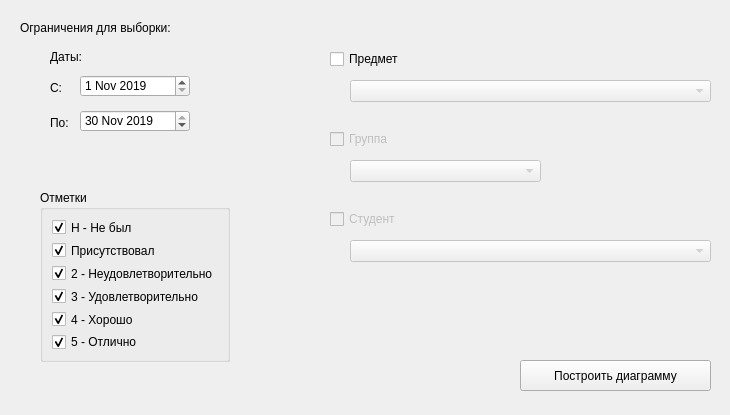
<?xml version="1.0" encoding="UTF-8"?>
<ui version="4.0">
 <class>StatisticsSettings</class>
 <widget class="QMainWindow" name="StatisticsSettings">
  <property name="geometry">
   <rect>
    <x>0</x>
    <y>0</y>
    <width>730</width>
    <height>415</height>
   </rect>
  </property>
  <property name="minimumSize">
   <size>
    <width>730</width>
    <height>415</height>
   </size>
  </property>
  <property name="maximumSize">
   <size>
    <width>730</width>
    <height>415</height>
   </size>
  </property>
  <property name="windowTitle">
   <string>Настройки построения диаграммы по оценкам</string>
  </property>
  <widget class="QWidget" name="centralwidget">
   <widget class="QLabel" name="label">
    <property name="geometry">
     <rect>
      <x>20</x>
      <y>20</y>
      <width>181</width>
      <height>16</height>
     </rect>
    </property>
    <property name="text">
     <string>Ограничения для выборки:</string>
    </property>
   </widget>
   <widget class="QLabel" name="label_3">
    <property name="geometry">
     <rect>
      <x>50</x>
      <y>80</y>
      <width>21</width>
      <height>16</height>
     </rect>
    </property>
    <property name="text">
     <string>С: </string>
    </property>
   </widget>
   <widget class="QComboBox" name="SubjectNameComboBox">
    <property name="enabled">
     <bool>false</bool>
    </property>
    <property name="geometry">
     <rect>
      <x>350</x>
      <y>80</y>
      <width>361</width>
      <height>22</height>
     </rect>
    </property>
   </widget>
   <widget class="QComboBox" name="GroupNameComboBox">
    <property name="enabled">
     <bool>false</bool>
    </property>
    <property name="geometry">
     <rect>
      <x>350</x>
      <y>160</y>
      <width>191</width>
      <height>22</height>
     </rect>
    </property>
   </widget>
   <widget class="QDateEdit" name="FromDateEdit">
    <property name="enabled">
     <bool>true</bool>
    </property>
    <property name="geometry">
     <rect>
      <x>80</x>
      <y>75</y>
      <width>110</width>
      <height>22</height>
     </rect>
    </property>
    <property name="dateTime">
     <datetime>
      <hour>0</hour>
      <minute>0</minute>
      <second>0</second>
      <year>2019</year>
      <month>11</month>
      <day>1</day>
     </datetime>
    </property>
   </widget>
   <widget class="QLabel" name="label_4">
    <property name="geometry">
     <rect>
      <x>50</x>
      <y>115</y>
      <width>31</width>
      <height>16</height>
     </rect>
    </property>
    <property name="text">
     <string>По: </string>
    </property>
   </widget>
   <widget class="QDateEdit" name="ToDateEdit">
    <property name="enabled">
     <bool>true</bool>
    </property>
    <property name="geometry">
     <rect>
      <x>80</x>
      <y>110</y>
      <width>110</width>
      <height>22</height>
     </rect>
    </property>
    <property name="dateTime">
     <datetime>
      <hour>0</hour>
      <minute>0</minute>
      <second>0</second>
      <year>2019</year>
      <month>11</month>
      <day>30</day>
     </datetime>
    </property>
   </widget>
   <widget class="QCheckBox" name="SubjectCheckBox">
    <property name="geometry">
     <rect>
      <x>330</x>
      <y>50</y>
      <width>76</width>
      <height>18</height>
     </rect>
    </property>
    <property name="text">
     <string>Предмет</string>
    </property>
   </widget>
   <widget class="QCheckBox" name="GroupCheckBox">
    <property name="enabled">
     <bool>false</bool>
    </property>
    <property name="geometry">
     <rect>
      <x>330</x>
      <y>130</y>
      <width>76</width>
      <height>18</height>
     </rect>
    </property>
    <property name="text">
     <string>Группа</string>
    </property>
   </widget>
   <widget class="QCheckBox" name="StudentCheckBox">
    <property name="enabled">
     <bool>false</bool>
    </property>
    <property name="geometry">
     <rect>
      <x>330</x>
      <y>210</y>
      <width>76</width>
      <height>18</height>
     </rect>
    </property>
    <property name="text">
     <string>Студент</string>
    </property>
   </widget>
   <widget class="QComboBox" name="StudentNameComboBox">
    <property name="enabled">
     <bool>false</bool>
    </property>
    <property name="geometry">
     <rect>
      <x>350</x>
      <y>240</y>
      <width>361</width>
      <height>22</height>
     </rect>
    </property>
   </widget>
   <widget class="QGroupBox" name="groupBox">
    <property name="geometry">
     <rect>
      <x>40</x>
      <y>190</y>
      <width>190</width>
      <height>172</height>
     </rect>
    </property>
    <property name="title">
     <string>Отметки</string>
    </property>
    <layout class="QVBoxLayout" name="verticalLayout">
     <item>
      <widget class="QCheckBox" name="NotHereCheckBox">
       <property name="text">
        <string>Н - Не был</string>
       </property>
       <property name="checked">
        <bool>true</bool>
       </property>
      </widget>
     </item>
     <item>
      <widget class="QCheckBox" name="HereCheckBox">
       <property name="text">
        <string>Присутствовал</string>
       </property>
       <property name="checked">
        <bool>true</bool>
       </property>
      </widget>
     </item>
     <item>
      <widget class="QCheckBox" name="Mark2CheckBox">
       <property name="text">
        <string>2 - Неудовлетворительно</string>
       </property>
       <property name="checked">
        <bool>true</bool>
       </property>
      </widget>
     </item>
     <item>
      <widget class="QCheckBox" name="Mark3CheckBox">
       <property name="text">
        <string>3 - Удовлетворительно</string>
       </property>
       <property name="checked">
        <bool>true</bool>
       </property>
      </widget>
     </item>
     <item>
      <widget class="QCheckBox" name="Mark4CheckBox">
       <property name="text">
        <string>4 - Хорошо</string>
       </property>
       <property name="checked">
        <bool>true</bool>
       </property>
      </widget>
     </item>
     <item>
      <widget class="QCheckBox" name="Mark5CheckBox">
       <property name="text">
        <string>5 - Отлично</string>
       </property>
       <property name="checked">
        <bool>true</bool>
       </property>
      </widget>
     </item>
    </layout>
   </widget>
   <widget class="QPushButton" name="BuildDiagrammBtn">
    <property name="geometry">
     <rect>
      <x>520</x>
      <y>360</y>
      <width>191</width>
      <height>31</height>
     </rect>
    </property>
    <property name="text">
     <string>Построить диаграмму</string>
    </property>
   </widget>
   <widget class="QLabel" name="label_2">
    <property name="geometry">
     <rect>
      <x>50</x>
      <y>50</y>
      <width>54</width>
      <height>14</height>
     </rect>
    </property>
    <property name="text">
     <string>Даты:</string>
    </property>
   </widget>
  </widget>
 </widget>
 <resources/>
 <connections/>
</ui>
